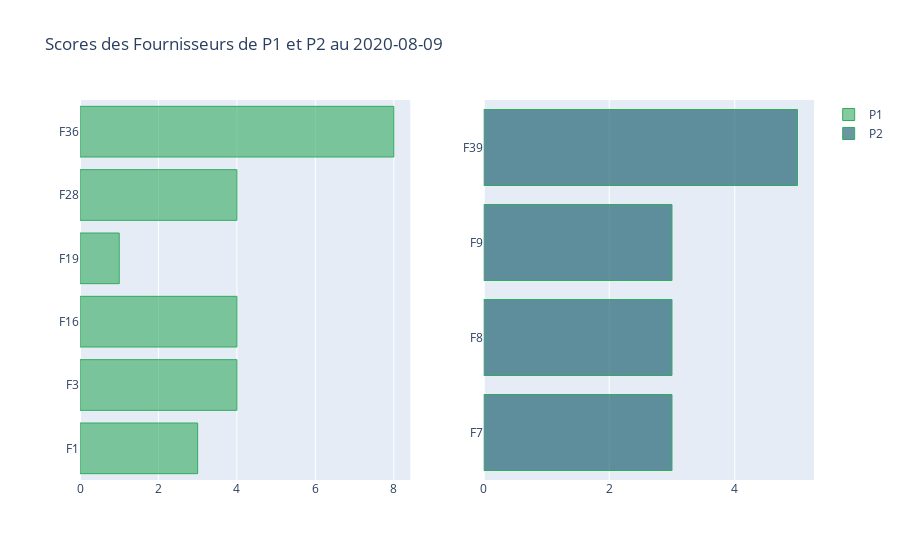

The notebook cell saved with this chart:
### Code cell
from plotly.subplots import make_subplots

fig = make_subplots(rows=1, cols=2)

fig.append_trace(go.Bar(
    x=P1_suplier_Score,
    y=Supliers_P1,
    marker=dict(
        color='rgba(50, 171, 96, 0.6)',
        line=dict(
            color='rgba(50, 171, 96, 1.0)',
            width=1),
    ),
    name='P1',
    orientation='h',
), 1, 1)

fig.append_trace(go.Bar(
    x=P2_suplier_Score,
    y=Supliers_P2,
    marker=dict(
        color='rgba(5, 80, 96, 0.6)',
        line=dict(
            color='rgba(50, 171, 96, 1.0)',
            width=1),
    ),
    name='P2',
    orientation='h',
), 1, 2)
fig.update_layout(showlegend=True,title='Scores des Fournisseurs de P1 et P2 au {}'.format(t))
fig.show()

### Figure 1 — Plotly figure (JSON) as saved in the notebook; plotly's stock layout.template omitted (floating-point values rounded to 4 significant figures)
{"data": [{"marker": {"color": "rgba(50, 171, 96, 0.6)", "line": {"color": "rgba(50, 171, 96, 1.0)", "width": 1}}, "name": "P1", "orientation": "h", "type": "bar", "x": [3, 4, 4, 1, 4, 8], "xaxis": "x", "y": ["F1", "F3", "F16", "F19", "F28", "F36"], "yaxis": "y"}, {"marker": {"color": "rgba(5, 80, 96, 0.6)", "line": {"color": "rgba(50, 171, 96, 1.0)", "width": 1}}, "name": "P2", "orientation": "h", "type": "bar", "x": [3, 3, 3, 5], "xaxis": "x2", "y": ["F7", "F8", "F9", "F39"], "yaxis": "y2"}], "layout": {"showlegend": true, "title": {"text": "Scores des Fournisseurs de P1 et P2 au 2020-08-09"}, "xaxis": {"anchor": "y", "domain": [0, 0.45]}, "xaxis2": {"anchor": "y2", "domain": [0.55, 1]}, "yaxis": {"anchor": "x", "domain": [0, 1]}, "yaxis2": {"anchor": "x2", "domain": [0, 1]}}}
